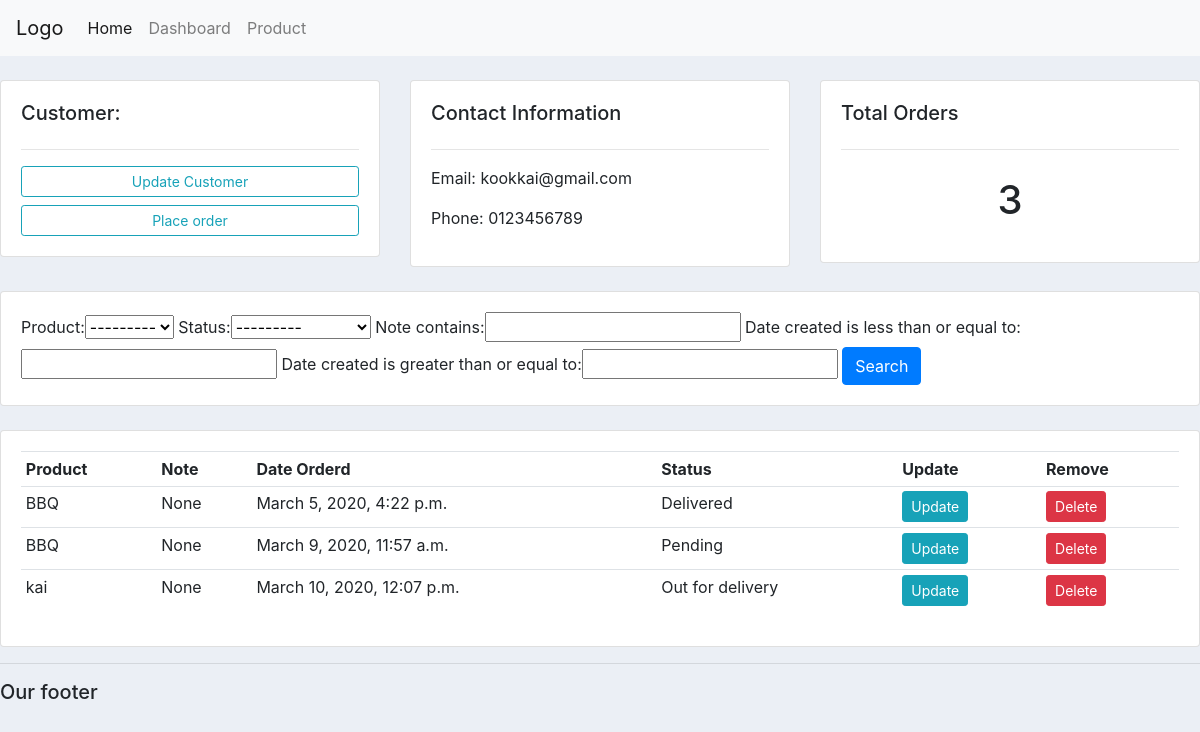
The app's page /customer/2/ with its own data.
### accounts/models.py (models this page shows, shortened)
class Customer(models.Model):
    name = models.CharField(max_length=200,null = True)
    phone =  models.CharField(max_length=200,null = True)
    email =  models.CharField(max_length=200,null = True)
    date_created = models.DateTimeField(auto_now_add = True,null = True)

class Order(models.Model):
    STATUS = (
            ('Pending','Pending'),
            ('Out for delivery','Out for delivery'),
            ('Delivered','Delivered'),
    )
    customer = models.ForeignKey(Customer,null=True,on_delete = models.SET_NULL)
    product = models.ForeignKey(Product,null=True,on_delete  = models.SET_NULL)
    date_created = models.DateTimeField(auto_now_add = True,null = True)
    status = models.CharField(max_length=200,null = True,choices=STATUS)
    note = models.CharField(max_length=1000,null = True)

class Product(models.Model):
    CATEGORY = (
            ('Indoor','Indoor'),
            ('Out Door','Out Door'),
    )
    name = models.CharField(max_length=200,null = True)
    price = models.FloatField(null = True)
    category = models.CharField(max_length=200,null = True,choices=CATEGORY)
    description = models.CharField(max_length=200,null = True,blank=True)
    date_created =  models.DateTimeField(auto_now_add = True,null = True)
    tags = models.ManyToManyField(Tag)
    def __str__(self):
        return self.name

### accounts/views.py (the view)
# urls.py: path('customer/<str:pk_test>/',views.customer,name="customer"), #call function /views.py function customer();
def customer(request, pk_test):
    customer = Customer.objects.get(id=pk_test)
    orders = customer.order_set.all()
    orders_count = orders.count()
    myFilter = OrderFilter(request.GET, queryset=orders)
    orders = myFilter.qs
    context =  {'customer':customer,'orders':orders,'orders_count':orders_count,'myFilter':myFilter}
    return render(request,'accounts/customer.html',context)

### accounts/templates/accounts/customer.html
{% extends 'accounts/main.html' %}
{% block content %}
    <br>
    <div class="row">
          <div class="col-md">
                <div class="card card-body">
                      <h5>Customer:</h5>
                      <hr>
                      <a class="btn btn-outline-info btn-sm btn-block" href="">Update Customer</a>
                      <a class="btn btn-outline-info btn-sm btn-block" href="{% url 'create_order' customer.id %}">Place order</a>
                </div>
          </div>
          <div class="col-md">
            <div class="card card-body">
                  <h5>Contact Information</h5>
                  <hr>
                  <p>Email: {{customer.email}}</p>
                  <p>Phone: {{customer.phone}}</p>
            </div>
          </div>
          <div class="col-md">
            <div class="card card-body">
                  <h5>Total Orders</h5>
                  <hr>
                  <h1 style="text-align:center; padding:10px;">{{orders_count}}</h1>
            </div>
          </div>
    </div>
<br>
<div class="row">
      <div class="col">
          <div class="card card-body">
                <form class="" action="" method="get">
                      {{myFilter.form}}
                      <button type="submit" class="btn btn-primary">Search</button>
                </form>
          </div>
      </div>
</div>
<br>
<div class="row">
      <div class="col-md">
          <div class="card card-body">
                <table class="table table-sm">
                        <tr>
                          <th>Product</th>
                          <th>Note</th>
                          <th>Date Orderd</th>
                          <th>Status</th>
                          <th>Update</th>
                          <th>Remove</th>
                        </tr>
                        {% for order in orders %}
                          <tr>
                            <td>{{order.product}}</td>
                            <td>{{order.note}}</td>
                            <td>{{order.date_created}}</td>
                            <td>{{order.status}}</td>
                            <td><a  class="btn btn-sm btn-info" href="{% url 'update_order' order.id %}">Update</a></td>
                            <td><a  class="btn btn-sm btn-danger" href="{% url 'delete_order' order.id %}">Delete</a></td>
                          </tr>
                        {%  endfor %}
                </table>
          </div>
      </div>
</div>
{% endblock content %}

### static/css/main.css (style rules this page uses)
body { background-color: #ebeff5; }

### records on screen
Customer: email "kookkai@gmail.com", phone "0123456789"
Order: product "BBQ", note "None", date_created "March 5, 2020, 4:22 p.m.", status "Delivered"
Order: product "BBQ", note "None", date_created "March 9, 2020, 11:57 a.m.", status "Pending"
Order: product "kai", note "None", date_created "March 10, 2020, 12:07 p.m.", status "Out for delivery"

### other values on screen
{{ orders_count }} "3"
